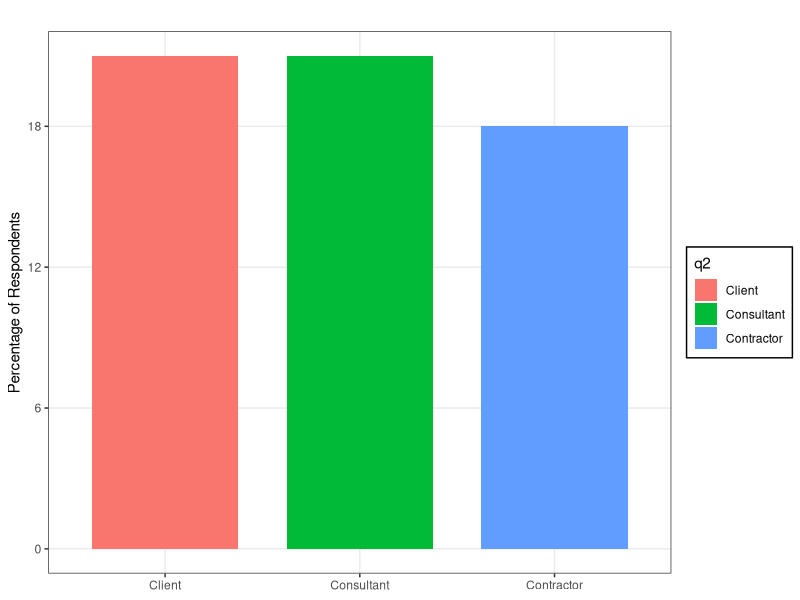
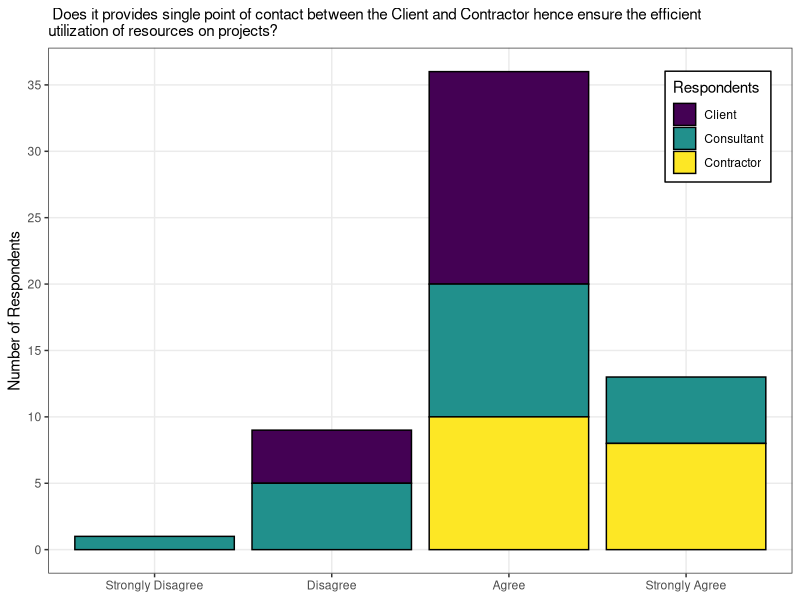
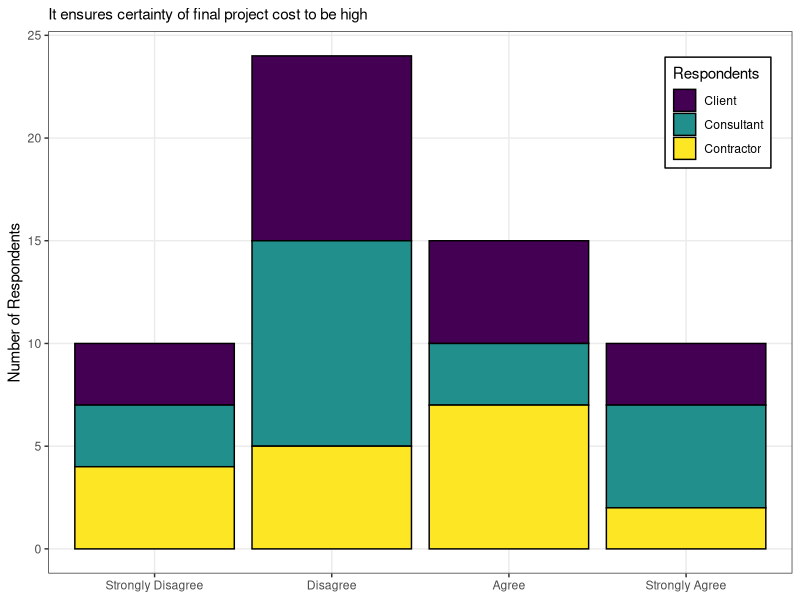
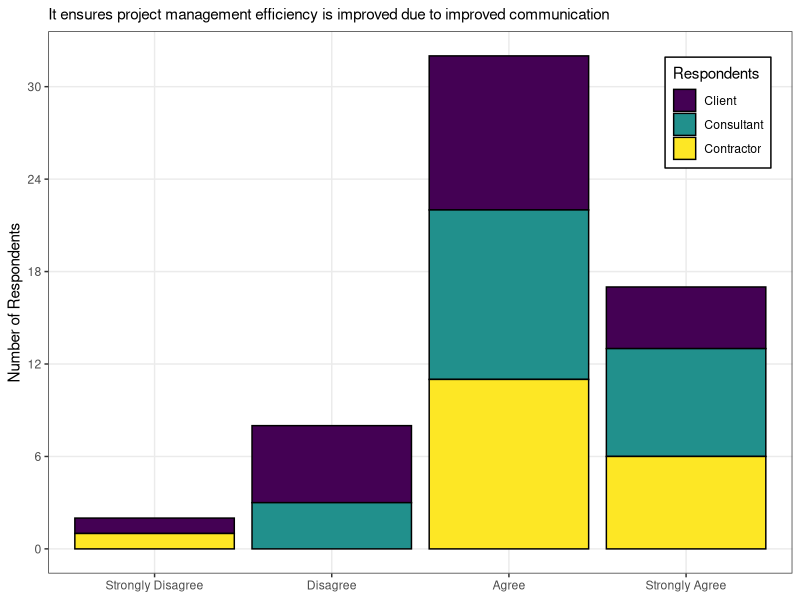
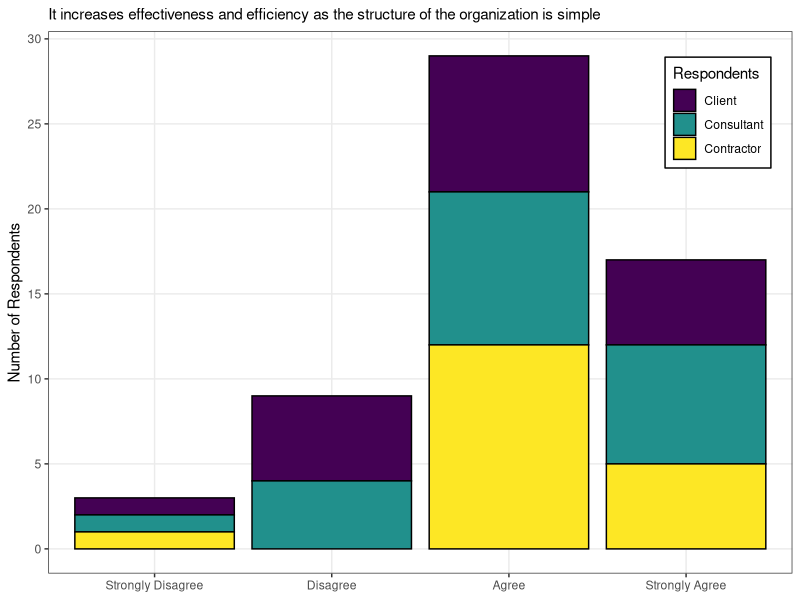
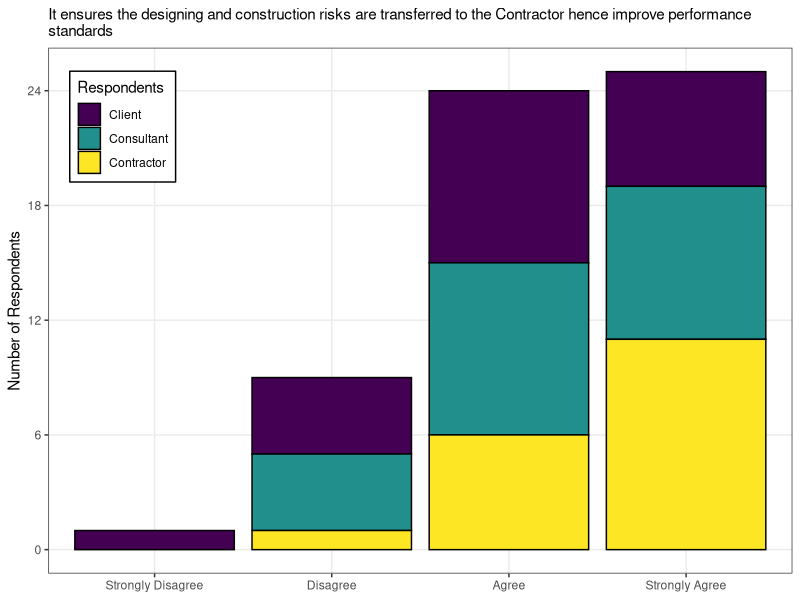
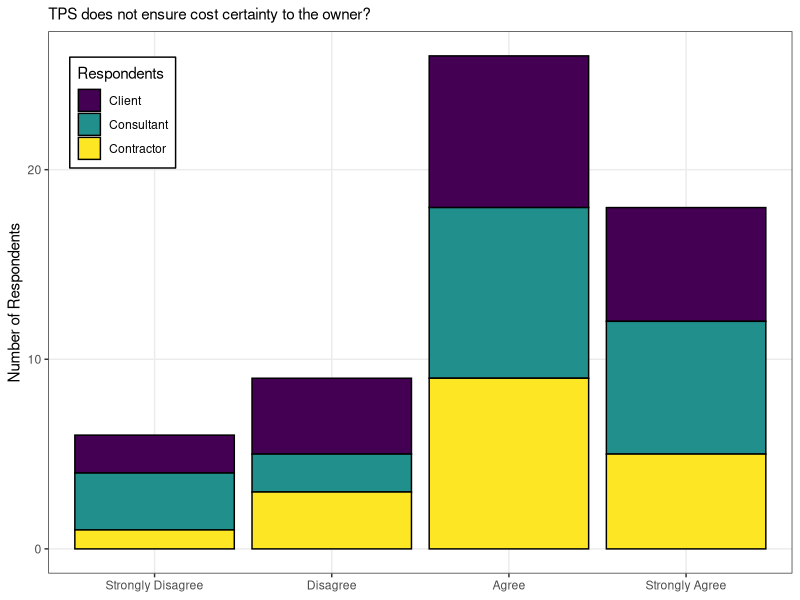
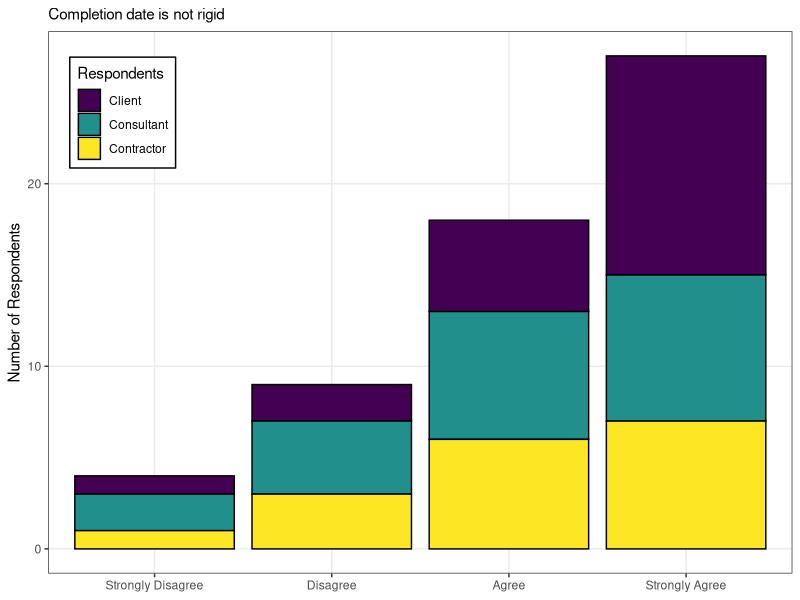

The R script that drew these images, in order:
## ---- chunk 1
knitr::opts_chunk$set(echo = FALSE)
## ---- chunk 2
setwd("E:/Data Manipulation/Ian Nyeme/")
## ---- chunk 3
require(haven)
require(tidyverse)
require(lubridate)
require(ggsci)
require(RColorBrewer)
## ---- chunk 4
# read the file
db = readxl::read_excel("Questionnaire responses 12082018.xlsx", sheet = 1)

# remove unwanted columns
# db = db[,-c(8,59:61)]

# da = db%>%select(-c('X8', 'X59','X60', 'X61'))
# rm(list = setdiff(ls(), "db"))

code1 = c("Strongly Disagree", "Disagree", "Agree", "Strongly Agree")
code2 = c("Very low", "Low", "Moderate", "High", "Very High")
## ---- chunk 5
# glimpse(db)
variable.names = names(db)

names(db) = rep(paste("q",1:57, sep = ""))

index = data_frame(variable.names, names(db))%>%select(question = `names(db)`, long.question = variable.names)


## ---- chunk 6
db%>%group_by(q3)%>%summarise(count = n())%>%mutate(Percentage = count/sum(count)*100)%>%rename(Age.group = q3)%>%knitr::kable(digits = 2, caption = "Table 1: ")


ggplot(data = db, aes(x = q2, fill = q2), col = 1)+geom_bar(width = 0.75)+scale_y_continuous(breaks = seq(0,25,6))+
  theme_bw()+
  theme(legend.position = "right",  
        legend.background = element_rect(colour = "black"),
        panel.grid.minor.y = element_blank())+
  labs(x = NULL, y = "Percentage of Respondents", 
       subtitle = "")
## ---- chunk 7
db$q2 = as.factor(db$q2)

#plot for question 8
ggplot(data = db, aes(x = q8, fill = q2))+
  geom_bar(col = 1)+
  scale_x_discrete(limits = code1)+
  # scale_fill_discrete(name = "Respondents")+
  # scale_fill_brewer(name = "Respondents",palette = "Dark2")+
  # scale_fill_jco(name = "Respondents")+
  scale_fill_viridis_d(name = "Respondents")+
  scale_y_continuous(breaks = seq(0,40,5))+
  theme_bw()+
  theme(legend.position = c(0.9,0.85),  
        legend.background = element_rect(colour = "black"),
        panel.grid.minor.y = element_blank())+
  labs(x = NULL, y = "Number of Respondents", 
       subtitle = " Does it provides single point of contact between the Client and Contractor hence ensure the efficient \nutilization of resources on projects?")
  
  
## ---- chunk 8

#plot for question 8
ggplot(data = db, aes(x = q9, fill = q2))+
  geom_bar(col = 1)+
  scale_x_discrete(limits = code1)+
  # scale_fill_discrete(name = "Respondents")+
  # scale_fill_brewer(name = "Respondents",palette = "Dark2")+
  # scale_fill_jco(name = "Respondents")+
  scale_fill_viridis_d(name = "Respondents")+
  scale_y_continuous(breaks = seq(0,25,5))+
  theme_bw()+
  theme(legend.position = c(0.9,0.85),  
        legend.background = element_rect(colour = "black"),
        panel.grid.minor.y = element_blank())+
  labs(x = NULL, y = "Number of Respondents", 
       subtitle = "It ensures certainty of final project cost to be high")
  
  
## ---- chunk 9

#plot for question 8
ggplot(data = db, aes(x = q10, fill = q2))+
  geom_bar(col = 1)+
  scale_x_discrete(limits = code1)+
  # scale_fill_discrete(name = "Respondents")+
  # scale_fill_brewer(name = "Respondents",palette = "Dark2")+
  # scale_fill_jco(name = "Respondents")+
  scale_fill_viridis_d(name = "Respondents")+
  scale_y_continuous(breaks = seq(0,35,6))+
  theme_bw()+
  theme(legend.position = c(0.9,0.85),  
        legend.background = element_rect(colour = "black"),
        panel.grid.minor.y = element_blank())+
  labs(x = NULL, y = "Number of Respondents", 
       subtitle = "It ensures project management efficiency is improved due to improved communication")
  
  
## ---- chunk 10

#plot for question 8
ggplot(data = db, aes(x = q11, fill = q2))+
  geom_bar(col = 1)+
  scale_x_discrete(limits = code1)+
  # scale_fill_discrete(name = "Respondents")+
  # scale_fill_brewer(name = "Respondents",palette = "Dark2")+
  # scale_fill_jco(name = "Respondents")+
  scale_fill_viridis_d(name = "Respondents")+
  scale_y_continuous(breaks = seq(0,30,5))+
  theme_bw()+
  theme(legend.position = c(0.9,0.85),  
        legend.background = element_rect(colour = "black"),
        panel.grid.minor.y = element_blank())+
  labs(x = NULL, y = "Number of Respondents", 
       subtitle = "It increases effectiveness and efficiency as the structure of the organization is simple")
  
  
## ---- chunk 11

#plot for question 8
ggplot(data = db, aes(x = q12, fill = q2))+
  geom_bar(col = 1)+
  scale_x_discrete(limits = code1)+
  # scale_fill_discrete(name = "Respondents")+
  # scale_fill_brewer(name = "Respondents",palette = "Dark2")+
  # scale_fill_jco(name = "Respondents")+
  scale_fill_viridis_d(name = "Respondents")+
  scale_y_continuous(breaks = seq(0,25,6))+
  theme_bw()+
  theme(legend.position = c(0.1,0.85),  
        legend.background = element_rect(colour = "black"),
        panel.grid.minor.y = element_blank())+
  labs(x = NULL, y = "Number of Respondents", 
       subtitle = "It ensures the designing and construction risks are transferred to the Contractor hence improve performance \nstandards")
  
  
## ---- chunk 12

#plot for question 8
ggplot(data = db%>%mutate(q13 = replace(q13,q13==5,4)), 
       aes(x = q13, fill = q2))+
  geom_bar(col = 1)+
  scale_x_discrete(limits = code1)+
  # scale_fill_discrete(name = "Respondents")+
  # scale_fill_brewer(name = "Respondents",palette = "Dark2")+
  # scale_fill_jco(name = "Respondents")+
  scale_fill_viridis_d(name = "Respondents")+
  # scale_y_continuous(breaks = seq(0,25,6))+
  theme_bw()+
  theme(legend.position = c(0.1,0.85),  
        legend.background = element_rect(colour = "black"),
        panel.grid.minor.y = element_blank())+
  labs(x = NULL, y = "Number of Respondents", 
       subtitle = "TPS does not ensure cost certainty to the owner?")
  
  
## ---- chunk 13

#plot for question 8
ggplot(data = db%>%mutate(q14 = replace(q14,q14==5,4)), 
       aes(x = q14, fill = q2))+
  geom_bar(col = 1)+
  scale_x_discrete(limits = code1)+
  # scale_fill_discrete(name = "Respondents")+
  # scale_fill_brewer(name = "Respondents",palette = "Dark2")+
  # scale_fill_jco(name = "Respondents")+
  scale_fill_viridis_d(name = "Respondents")+
  # scale_y_continuous(breaks = seq(0,25,6))+
  theme_bw()+
  theme(legend.position = c(0.1,0.85),  
        legend.background = element_rect(colour = "black"),
        panel.grid.minor.y = element_blank())+
  labs(x = NULL, y = "Number of Respondents", 
       subtitle = "Completion date is not rigid")
  
  
## ---- chunk 14

#plot for question 8
ggplot(data = db%>%mutate(q15 = replace(q15,q15==5,4)), 
       aes(x = q15, fill = q2))+
  geom_bar(col = 1)+
  scale_x_discrete(limits = code1)+
  # scale_fill_discrete(name = "Respondents")+
  # scale_fill_brewer(name = "Respondents",palette = "Dark2")+
  # scale_fill_jco(name = "Respondents")+
  scale_fill_viridis_d(name = "Respondents")+
  # scale_y_continuous(breaks = seq(0,25,6))+
  theme_bw()+
  theme(legend.position = c(0.1,0.85),  
        legend.background = element_rect(colour = "black"),
        panel.grid.minor.y = element_blank())+
  labs(x = NULL, y = "Number of Respondents", 
       subtitle = "Stipulated price is not rigid")
  
  
## ---- chunk 15

#plot for question 8
ggplot(data = db%>%mutate(q16 = replace(q16,q16==5,4)), 
       aes(x = q16, fill = q2))+
  geom_bar(col = 1)+
  scale_x_discrete(limits = code1)+
  # scale_fill_discrete(name = "Respondents")+
  # scale_fill_brewer(name = "Respondents",palette = "Dark2")+
  # scale_fill_jco(name = "Respondents")+
  scale_fill_viridis_d(name = "Respondents")+
  # scale_y_continuous(breaks = seq(0,25,6))+
  theme_bw()+
  theme(legend.position = c(0.1,0.85),  
        legend.background = element_rect(colour = "black"),
        panel.grid.minor.y = element_blank())+
  labs(x = NULL, y = "Number of Respondents", 
       subtitle = "Design should be completed before tendering")
  
  
## ---- chunk 16

#plot for question 17
ggplot(data = db%>%mutate(q17 = replace(q17,q17==5,4)), 
       aes(x = q17, fill = q2))+
  geom_bar(col = 1)+
  scale_x_discrete(limits = code1)+
  # scale_fill_discrete(name = "Respondents")+
  # scale_fill_brewer(name = "Respondents",palette = "Dark2")+
  # scale_fill_jco(name = "Respondents")+
  scale_fill_viridis_d(name = "Respondents")+
  # scale_y_continuous(breaks = seq(0,25,6))+
  theme_bw()+
  theme(legend.position = c(0.1,0.85),  
        legend.background = element_rect(colour = "black"),
        panel.grid.minor.y = element_blank())+
  labs(x = NULL, y = "Number of Respondents", 
       subtitle = "Cost overrun due to new design and specification")
  
  
## ---- chunk 17

#plot for question 18
ggplot(data = db%>%mutate(q18 = replace(q18,q18==5,4)), 
       aes(x = q18, fill = q2))+
  geom_bar(col = 1)+
  scale_x_discrete(limits = code1)+
  # scale_fill_discrete(name = "Respondents")+
  # scale_fill_brewer(name = "Respondents",palette = "Dark2")+
  # scale_fill_jco(name = "Respondents")+
  scale_fill_viridis_d(name = "Respondents")+
  # scale_y_continuous(breaks = seq(0,25,6))+
  theme_bw()+
  theme(legend.position = c(0.1,0.85),  
        legend.background = element_rect(colour = "black"),
        panel.grid.minor.y = element_blank())+
  labs(x = NULL, y = "Number of Respondents", 
       subtitle = "Cost overrun due to quantities and variation of price factors")
  
  
## ---- chunk 18

#plot for question 19
ggplot(data = db%>%mutate(q19 = replace(q19,q19==5,4)), 
       aes(x = q19, fill = q2))+
  geom_bar(col = 1)+
  scale_x_discrete(limits = code1)+
  # scale_fill_discrete(name = "Respondents")+
  # scale_fill_brewer(name = "Respondents",palette = "Dark2")+
  # scale_fill_jco(name = "Respondents")+
  scale_fill_viridis_d(name = "Respondents")+
  # scale_y_continuous(breaks = seq(0,25,6))+
  theme_bw()+
  theme(legend.position = c(0.1,0.85),  
        legend.background = element_rect(colour = "black"),
        panel.grid.minor.y = element_blank())+
  labs(x = NULL, y = "Number of Respondents", 
       subtitle = index[19,2])
  
  
## ---- chunk 19

#plot for question 20
ggplot(data = db%>%mutate(q20 = replace(q20,q20==5,4)), 
       aes(x = q20, fill = q2))+
  geom_bar(col = 1)+
  scale_x_discrete(limits = code1)+
  # scale_fill_discrete(name = "Respondents")+
  # scale_fill_brewer(name = "Respondents",palette = "Dark2")+
  # scale_fill_jco(name = "Respondents")+
  scale_fill_viridis_d(name = "Respondents")+
  # scale_y_continuous(breaks = seq(0,25,6))+
  theme_bw()+
  theme(legend.position = c(0.1,0.85),  
        legend.background = element_rect(colour = "black"),
        panel.grid.minor.y = element_blank())+
  labs(x = NULL, y = "Number of Respondents", 
       subtitle = index[20,2])
  
  
## ---- chunk 20

#plot for question 21
ggplot(data = db%>%mutate(q21 = replace(q21,q21==5,4)), 
       aes(x = q21, fill = q2))+
  geom_bar(col = 1)+
  scale_x_discrete(limits = code1)+
  # scale_fill_discrete(name = "Respondents")+
  # scale_fill_brewer(name = "Respondents",palette = "Dark2")+
  # scale_fill_jco(name = "Respondents")+
  scale_fill_viridis_d(name = "Respondents")+
  # scale_y_continuous(breaks = seq(0,25,6))+
  theme_bw()+
  theme(legend.position = c(0.1,0.85),  
        legend.background = element_rect(colour = "black"),
        panel.grid.minor.y = element_blank())+
  labs(x = NULL, y = "Number of Respondents", 
       subtitle = index[21,2])
  
  
## ---- chunk 21

#plot for question 22
ggplot(data = db%>%mutate(q22 = replace(q22,q22==5,4)), 
       aes(x = q22, fill = q2))+
    geom_bar(col = 1)+
  scale_x_discrete(limits = code1)+
  # scale_fill_discrete(name = "Respondents")+
  # scale_fill_brewer(name = "Respondents",palette = "Dark2")+
  # scale_fill_jco(name = "Respondents")+
  scale_fill_viridis_d(name = "Respondents")+
  # scale_y_continuous(breaks = seq(0,25,6))+
  theme_bw()+
  theme(legend.position = c(0.1,0.85),  
        legend.background = element_rect(colour = "black"),
        panel.grid.minor.y = element_blank())+
  labs(x = NULL, y = "Number of Respondents", 
       subtitle = index[22,2])
  
  
## ---- chunk 22

#plot for question 22
ggplot(data = db%>%mutate(q23 = replace(q23,q23==5,4)), 
       aes(x = q23, fill = q2))+
    geom_bar(col = 1)+
  scale_x_discrete(limits = code1)+
  # scale_fill_discrete(name = "Respondents")+
  # scale_fill_brewer(name = "Respondents",palette = "Dark2")+
  # scale_fill_jco(name = "Respondents")+
  scale_fill_viridis_d(name = "Respondents")+
  # scale_y_continuous(breaks = seq(0,25,6))+
  theme_bw()+
  theme(legend.position = c(0.1,0.85),  
        legend.background = element_rect(colour = "black"),
        panel.grid.minor.y = element_blank())+
  labs(x = NULL, y = "Number of Respondents", 
       subtitle = index[23,2])
  
  
## ---- chunk 23

#plot for question 22
ggplot(data = db%>%mutate(q24 = replace(q24,q24==5,4)), 
       aes(x = q24, fill = q2))+
    geom_bar(col = 1)+
  scale_x_discrete(limits = code1)+
  # scale_fill_discrete(name = "Respondents")+
  # scale_fill_brewer(name = "Respondents",palette = "Dark2")+
  # scale_fill_jco(name = "Respondents")+
  scale_fill_viridis_d(name = "Respondents")+
  # scale_y_continuous(breaks = seq(0,25,6))+
  theme_bw()+
  theme(legend.position = c(0.1,0.85),  
        legend.background = element_rect(colour = "black"),
        panel.grid.minor.y = element_blank())+
  labs(x = NULL, y = "Number of Respondents", 
       subtitle = index[24,2])
  
  
## ---- chunk 24

#plot for question 22
ggplot(data = db%>%mutate(q25 = replace(q25,q25==5,4)), 
       aes(x = q25, fill = q2))+
    geom_bar(col = 1, position = "stack", width = .9)+
  scale_x_discrete(limits = code1)+
  # scale_fill_discrete(name = "Respondents")+
  # scale_fill_brewer(name = "Respondents",palette = "Dark2")+
  # scale_fill_jco(name = "Respondents")+
  scale_fill_viridis_d(name = "Respondents")+
  # scale_y_continuous(breaks = seq(0,25,6))+
  theme_bw()+
  theme(legend.position = c(0.1,0.85),  
        legend.background = element_rect(colour = "black"),
        panel.grid.minor.y = element_blank())+
  labs(x = NULL, y = "Number of Respondents", 
       subtitle = index[25,2])
  
  
## ---- chunk 25

#plot for question 22
ggplot(data = db%>%mutate(q26 = replace(q26,q26==5,4)), 
       aes(x = q26, fill = q2))+
    geom_bar(col = 1, position = "stack", width = .9)+
  scale_x_discrete(limits = code1)+
  # scale_fill_discrete(name = "Respondents")+
  # scale_fill_brewer(name = "Respondents",palette = "Dark2")+
  # scale_fill_jco(name = "Respondents")+
  scale_fill_viridis_d(name = "Respondents")+
  # scale_y_continuous(breaks = seq(0,25,6))+
  theme_bw()+
  theme(legend.position = c(0.1,0.85),  
        legend.background = element_rect(colour = "black"),
        panel.grid.minor.y = element_blank())+
  labs(x = NULL, y = "Number of Respondents", 
       subtitle = index[26,2])
  
  
## ---- chunk 26

#plot for question 22
ggplot(data = db%>%mutate(q27 = replace(q27,q27==5,4)), 
       aes(x = q27, fill = q2))+
    geom_bar(col = 1, position = "stack", width = .9)+
  scale_x_discrete(limits = code1)+
  # scale_fill_discrete(name = "Respondents")+
  # scale_fill_brewer(name = "Respondents",palette = "Dark2")+
  # scale_fill_jco(name = "Respondents")+
  scale_fill_viridis_d(name = "Respondents")+
  # scale_y_continuous(breaks = seq(0,25,6))+
  theme_bw()+
  theme(legend.position = c(0.1,0.85),  
        legend.background = element_rect(colour = "black"),
        panel.grid.minor.y = element_blank())+
  labs(x = NULL, y = "Number of Respondents", 
       subtitle = index[27,2])
  
  
## ---- chunk 27

#plot for question 22
ggplot(data = db%>%mutate(q28 = replace(q28,q28==5,4)), 
       aes(x = q28, fill = q2))+
    geom_bar(col = 1, position = "stack", width = .9)+
  scale_x_discrete(limits = code1)+
  # scale_fill_discrete(name = "Respondents")+
  # scale_fill_brewer(name = "Respondents",palette = "Dark2")+
  # scale_fill_jco(name = "Respondents")+
  scale_fill_viridis_d(name = "Respondents")+
  # scale_y_continuous(breaks = seq(0,25,6))+
  theme_bw()+
  theme(legend.position = c(0.1,0.85),  
        legend.background = element_rect(colour = "black"),
        panel.grid.minor.y = element_blank())+
  labs(x = NULL, y = "Number of Respondents", 
       subtitle = index[28,2])
  
  
## ---- chunk 28

#plot for question 22
ggplot(data = db%>%mutate(q28 = replace(q28,q28==5,4)), 
       aes(x = q28, fill = q2))+
    geom_bar(col = 1, position = "stack", width = .9)+
  scale_x_discrete(limits = code1)+
  # scale_fill_discrete(name = "Respondents")+
  # scale_fill_brewer(name = "Respondents",palette = "Dark2")+
  # scale_fill_jco(name = "Respondents")+
  scale_fill_viridis_d(name = "Respondents")+
  # scale_y_continuous(breaks = seq(0,25,6))+
  theme_bw()+
  theme(legend.position = c(0.1,0.85),  
        legend.background = element_rect(colour = "black"),
        panel.grid.minor.y = element_blank())+
  labs(x = NULL, y = "Number of Respondents", 
       subtitle = index[28,2])
  
  
## ---- chunk 29

#plot for question 22
ggplot(data = db%>%mutate(q29 = replace(q29,q29==5,4)), 
       aes(x = q29, fill = q2))+
    geom_bar(col = 1, position = "stack", width = .9)+
  scale_x_discrete(limits = code1)+
  # scale_fill_discrete(name = "Respondents")+
  # scale_fill_brewer(name = "Respondents",palette = "Dark2")+
  # scale_fill_jco(name = "Respondents")+
  scale_fill_viridis_d(name = "Respondents")+
  # scale_y_continuous(breaks = seq(0,25,6))+
  theme_bw()+
  theme(legend.position = c(0.1,0.85),  
        legend.background = element_rect(colour = "black"),
        panel.grid.minor.y = element_blank())+
  labs(x = NULL, y = "Number of Respondents", 
       subtitle = index[29,2])


## ---- chunk 30

#plot for question 22
ggplot(data = db%>%mutate(q30 = replace(q30,q30==5,4)), 
       aes(x = q30, fill = q2))+
    geom_bar(col = 1, position = "stack", width = .9)+
  scale_x_discrete(limits = code1)+
  # scale_fill_discrete(name = "Respondents")+
  # scale_fill_brewer(name = "Respondents",palette = "Dark2")+
  # scale_fill_jco(name = "Respondents")+
  scale_fill_viridis_d(name = "Respondents")+
  # scale_y_continuous(breaks = seq(0,25,6))+
  theme_bw()+
  theme(legend.position = c(0.1,0.85),  
        legend.background = element_rect(colour = "black"),
        panel.grid.minor.y = element_blank())+
  labs(x = NULL, y = "Number of Respondents", 
       subtitle = index[30,2])

## how to convert count to percentage
aa = db%>%mutate(q30 = replace(q30,q30==5,4))%>%group_by(q2,q30)%>%count()

data.frame(aa, perc= aa$n%>%
             prop.table()*100)%>%
  ggplot()+
  geom_col(aes(x = q30, y = perc, fill = q2), col = 1)+
  scale_x_discrete(limits = code1)+
  scale_fill_viridis_d(name = "Respondents")+
  scale_y_continuous(breaks = seq(0,44,8))+
  theme_bw()+
  # cowplot::theme_cowplot()+
  theme(legend.position = c(0.1,0.85),  
        legend.background = element_rect(colour = "black"),
        panel.grid.minor.y = element_blank())+
  labs(x = NULL, y = "Percent of Respondents", 
       subtitle = index[30,2])
  
  
## ---- chunk 31

#plot for question 22
ggplot(data = db, 
       aes(x = q31, fill = q2))+
    geom_bar(col = 1, position = "stack", width = .9)+
  scale_x_discrete(limits = code2)+
  # scale_fill_discrete(name = "Respondents")+
  # scale_fill_brewer(name = "Respondents",palette = "Dark2")+
  # scale_fill_jco(name = "Respondents")+
  scale_fill_viridis_d(name = "Respondents")+
  # scale_y_continuous(breaks = seq(0,25,6))+
  theme_bw()+
  theme(legend.position = c(0.9,0.85),  
        legend.background = element_rect(colour = "black"),
        panel.grid.minor.y = element_blank())+
  labs(x = NULL, y = "Number of Respondents", 
       subtitle = index[31,2])

## how to convert count to percentage
aa = db%>%group_by(q2,q31)%>%count()

data.frame(aa, perc= aa$n%>%
             prop.table()*100)%>%
  ggplot()+
  geom_col(aes(x = q31, y = perc, fill = q2), col = 1)+
  scale_x_discrete(limits = code2)+
  scale_fill_viridis_d(name = "Respondents")+
  scale_y_continuous(breaks = seq(0,44,8))+
  theme_bw()+
  # cowplot::theme_cowplot()+
  theme(legend.position = c(0.9,0.85),  
        legend.background = element_rect(colour = "black"),
        panel.grid.minor.y = element_blank())+
  labs(x = NULL, y = "Percent of Respondents", 
       subtitle = index[31,2])
  
  
## ---- chunk 32

#plot for question 22
ggplot(data = db, 
       aes(x = q32, fill = q2))+
    geom_bar(col = 1, position = "stack", width = .9)+
  scale_x_discrete(limits = code2)+
  # scale_fill_discrete(name = "Respondents")+
  # scale_fill_brewer(name = "Respondents",palette = "Dark2")+
  # scale_fill_jco(name = "Respondents")+
  scale_fill_viridis_d(name = "Respondents")+
  scale_y_continuous(breaks = seq(0,15,3))+
  theme_bw()+
  theme(legend.position = c(0.9,0.85),  
        legend.background = element_rect(colour = "black"),
        panel.grid.minor.y = element_blank())+
  labs(x = NULL, y = "Number of Respondents", 
       subtitle = index[32,2])

## how to convert count to percentage
aa = db%>%group_by(q2,q32)%>%count()

data.frame(aa, perc= aa$n%>%
             prop.table()*100)%>%
  ggplot()+
  geom_col(aes(x = q32, y = perc, fill = q2), col = 1)+
  scale_x_discrete(limits = code2)+
  scale_fill_viridis_d(name = "Respondents")+
  scale_y_continuous(breaks = seq(0,28,6))+
  theme_bw()+
  # cowplot::theme_cowplot()+
  theme(legend.position = c(0.9,0.85),  
        legend.background = element_rect(colour = "black"),
        panel.grid.minor.y = element_blank())+
  labs(x = NULL, y = "Percent of Respondents", 
       subtitle = index[32,2])
  
  
## ---- chunk 33

#plot for question 22
ggplot(data = db, 
       aes(x = q33, fill = q2))+
    geom_bar(col = 1, position = "stack", width = .9)+
  scale_x_discrete(limits = code2)+
  # scale_fill_discrete(name = "Respondents")+
  # scale_fill_brewer(name = "Respondents",palette = "Dark2")+
  # scale_fill_jco(name = "Respondents")+
  scale_fill_viridis_d(name = "Respondents")+
  scale_y_continuous(breaks = seq(0,15,3))+
  theme_bw()+
  theme(legend.position = c(0.9,0.85),  
        legend.background = element_rect(colour = "black"),
        panel.grid.minor.y = element_blank())+
  labs(x = NULL, y = "Number of Respondents", 
       subtitle = index[33,2])

## how to convert count to percentage
aa = db%>%group_by(q2,q33)%>%count()

data.frame(aa, perc= aa$n%>%
             prop.table()*100)%>%
  ggplot()+
  geom_col(aes(x = q33, y = perc, fill = q2), col = 1)+
  scale_x_discrete(limits = code2)+
  scale_fill_viridis_d(name = "Respondents")+
  scale_y_continuous(breaks = seq(0,30,6))+
  theme_bw()+
  # cowplot::theme_cowplot()+
  theme(legend.position = c(0.9,0.85),  
        legend.background = element_rect(colour = "black"),
        panel.grid.minor.y = element_blank())+
  labs(x = NULL, y = "Percent of Respondents", 
       subtitle = index[33,2])
  
  
## ---- chunk 34


#plot for question 22
ggplot(data = db, 
       aes(x = q34, fill = q2))+
    geom_bar(col = 1, position = "stack", width = .9)+
  scale_x_discrete(limits = code2)+
  # scale_fill_discrete(name = "Respondents")+
  # scale_fill_brewer(name = "Respondents",palette = "Dark2")+
  # scale_fill_jco(name = "Respondents")+
  scale_fill_viridis_d(name = "Respondents")+
  scale_y_continuous(breaks = seq(0,15,3))+
  theme_bw()+
  theme(legend.position = c(0.1,0.85),  
        legend.background = element_rect(colour = "black"),
        panel.grid.minor.y = element_blank())+
  labs(x = NULL, y = "Number of Respondents", 
       subtitle = index[34,2])

## how to convert count to percentage
aa = db%>%group_by(q2,q34)%>%count()

data.frame(aa, perc= aa$n%>%
             prop.table()*100)%>%
  ggplot()+
  geom_col(aes(x = q34, y = perc, fill = q2), col = 1)+
  scale_x_discrete(limits = code2)+
  scale_fill_viridis_d(name = "Respondents")+
  scale_y_continuous(breaks = seq(0,28,6))+
  theme_bw()+
  # cowplot::theme_cowplot()+
  theme(legend.position = c(0.1,0.85),  
        legend.background = element_rect(colour = "black"),
        panel.grid.minor.y = element_blank())+
  labs(x = NULL, y = "Percent of Respondents", 
       subtitle = index[34,2])
  
  
## ---- chunk 35

#plot for question 22
ggplot(data = db, 
       aes(x = q35, fill = q2))+
    geom_bar(col = 1, position = "stack", width = .9)+
  scale_x_discrete(limits = code2)+
  # scale_fill_discrete(name = "Respondents")+
  # scale_fill_brewer(name = "Respondents",palette = "Dark2")+
  # scale_fill_jco(name = "Respondents")+
  scale_fill_viridis_d(name = "Respondents")+
  scale_y_continuous(breaks = seq(0,25,4))+
  theme_bw()+
  theme(legend.position = c(0.1,0.85),  
        legend.background = element_rect(colour = "black"),
        panel.grid.minor.y = element_blank())+
  labs(x = NULL, y = "Number of Respondents", 
       subtitle = index[35,2])

## how to convert count to percentage
aa = db%>%group_by(q2,q35)%>%count()

data.frame(aa, perc= aa$n%>%
             prop.table()*100)%>%
  ggplot()+
  geom_col(aes(x = q35, y = perc, fill = q2), col = 1)+
  scale_x_discrete(limits = code2)+
  scale_fill_viridis_d(name = "Respondents")+
  scale_y_continuous(breaks = seq(0,42,6))+
  theme_bw()+
  # cowplot::theme_cowplot()+
  theme(legend.position = c(0.1,0.85),  
        legend.background = element_rect(colour = "black"),
        panel.grid.minor.y = element_blank())+
  labs(x = NULL, y = "Percent of Respondents", 
       subtitle = index[35,2])
  
  
## ---- chunk 36

#plot for question 22
ggplot(data = db, 
       aes(x = q36, fill = q2))+
    geom_bar(col = 1, position = "stack", width = .9)+
  scale_x_discrete(limits = code2)+
  # scale_fill_discrete(name = "Respondents")+
  # scale_fill_brewer(name = "Respondents",palette = "Dark2")+
  # scale_fill_jco(name = "Respondents")+
  scale_fill_viridis_d(name = "Respondents")+
  scale_y_continuous(breaks = seq(0,22,3))+
  theme_bw()+
  theme(legend.position = c(0.9,0.85),  
        legend.background = element_rect(colour = "black"),
        panel.grid.minor.y = element_blank())+
  labs(x = NULL, y = "Number of Respondents", 
       subtitle = index[36,2])

## how to convert count to percentage
aa = db%>%group_by(q2,q36)%>%count()

data.frame(aa, perc= aa$n%>%
             prop.table()*100)%>%
  ggplot()+
  geom_col(aes(x = q36, y = perc, fill = q2), col = 1)+
  scale_x_discrete(limits = code2)+
  scale_fill_viridis_d(name = "Respondents")+
  scale_y_continuous(breaks = seq(0,36,6))+
  theme_bw()+
  # cowplot::theme_cowplot()+
  theme(legend.position = c(0.9,0.85),  
        legend.background = element_rect(colour = "black"),
        panel.grid.minor.y = element_blank())+
  labs(x = NULL, y = "Percent of Respondents", 
       subtitle = index[36,2])
  
  
## ---- chunk 37

#plot for question 22
ggplot(data = db, 
       aes(x = q37, fill = q2))+
    geom_bar(col = 1, position = "stack", width = .9)+
  scale_x_discrete(limits = code2)+
  # scale_fill_discrete(name = "Respondents")+
  # scale_fill_brewer(name = "Respondents",palette = "Dark2")+
  # scale_fill_jco(name = "Respondents")+
  scale_fill_viridis_d(name = "Respondents")+
  scale_y_continuous(breaks = seq(0,14,2))+
  theme_bw()+
  theme(legend.position = c(0.9,0.85),  
        legend.background = element_rect(colour = "black"),
        panel.grid.minor.y = element_blank())+
  labs(x = NULL, y = "Number of Respondents", 
       subtitle = index[37,2])

## how to convert count to percentage
aa = db%>%group_by(q2,q37)%>%count()

data.frame(aa, perc= aa$n%>%
             prop.table()*100)%>%
  ggplot()+
  geom_col(aes(x = q37, y = perc, fill = q2), col = 1)+
  scale_x_discrete(limits = code2)+
  scale_fill_viridis_d(name = "Respondents")+
  scale_y_continuous(breaks = seq(0,28,6))+
  theme_bw()+
  # cowplot::theme_cowplot()+
  theme(legend.position = c(0.9,0.85),  
        legend.background = element_rect(colour = "black"),
        panel.grid.minor.y = element_blank())+
  labs(x = NULL, y = "Percent of Respondents", 
       subtitle = index[37,2])
  
  
## ---- chunk 38

#plot for question 22
ggplot(data = db, 
       aes(x = q38, fill = q2))+
    geom_bar(col = 1, position = "stack", width = .9)+
  scale_x_discrete(limits = code2)+
  # scale_fill_discrete(name = "Respondents")+
  # scale_fill_brewer(name = "Respondents",palette = "Dark2")+
  # scale_fill_jco(name = "Respondents")+
  scale_fill_viridis_d(name = "Respondents")+
  scale_y_continuous(breaks = seq(0,15,2))+
  theme_bw()+
  theme(legend.position = c(0.1,0.85),  
        legend.background = element_rect(colour = "black"),
        panel.grid.minor.y = element_blank())+
  labs(x = NULL, y = "Number of Respondents", 
       subtitle = index[38,2])

## how to convert count to percentage
aa = db%>%group_by(q2,q38)%>%count()

data.frame(aa, perc= aa$n%>%
             prop.table()*100)%>%
  ggplot()+
  geom_col(aes(x = q38, y = perc, fill = q2), col = 1)+
  scale_x_discrete(limits = code2)+
  scale_fill_viridis_d(name = "Respondents")+
  scale_y_continuous(breaks = seq(0,28,6))+
  theme_bw()+
  # cowplot::theme_cowplot()+
  theme(legend.position = c(0.1,0.85),  
        legend.background = element_rect(colour = "black"),
        panel.grid.minor.y = element_blank())+
  labs(x = NULL, y = "Percent of Respondents", 
       subtitle = index[38,2])
  
  
## ---- chunk 39

#plot for question 22
ggplot(data = db, 
       aes(x = q39, fill = q2))+
    geom_bar(col = 1, position = "stack", width = .9)+
  scale_x_discrete(limits = code2)+
  # scale_fill_discrete(name = "Respondents")+
  # scale_fill_brewer(name = "Respondents",palette = "Dark2")+
  # scale_fill_jco(name = "Respondents")+
  scale_fill_viridis_d(name = "Respondents")+
  scale_y_continuous(breaks = seq(0,25,4))+
  theme_bw()+
  theme(legend.position = c(0.9,0.85),  
        legend.background = element_rect(colour = "black"),
        panel.grid.minor.y = element_blank())+
  labs(x = NULL, y = "Number of Respondents", 
       subtitle = index[39,2])

## how to convert count to percentage
aa = db%>%group_by(q2,q39)%>%count()

data.frame(aa, perc= aa$n%>%
             prop.table()*100)%>%
  ggplot()+
  geom_col(aes(x = q39, y = perc, fill = q2), col = 1)+
  scale_x_discrete(limits = code2)+
  scale_fill_viridis_d(name = "Respondents")+
  scale_y_continuous(breaks = seq(0,42,6))+
  theme_bw()+
  # cowplot::theme_cowplot()+
  theme(legend.position = c(0.9,0.85),  
        legend.background = element_rect(colour = "black"),
        panel.grid.minor.y = element_blank())+
  labs(x = NULL, y = "Percent of Respondents", 
       subtitle = index[39,2])
  
  
## ---- chunk 40

#plot for question 22
ggplot(data = db, 
       aes(x = q40, fill = q2))+
    geom_bar(col = 1, position = "stack", width = .9)+
  scale_x_discrete(limits = code2)+
  # scale_fill_discrete(name = "Respondents")+
  # scale_fill_brewer(name = "Respondents",palette = "Dark2")+
  # scale_fill_jco(name = "Respondents")+
  scale_fill_viridis_d(name = "Respondents")+
  scale_y_continuous(breaks = seq(0,15,3))+
  theme_bw()+
  theme(legend.position = c(0.1,0.85),  
        legend.background = element_rect(colour = "black"),
        panel.grid.minor.y = element_blank())+
  labs(x = NULL, y = "Number of Respondents", 
       subtitle = index[40,2])

## how to convert count to percentage
aa = db%>%group_by(q2,q40)%>%count()

data.frame(aa, perc= aa$n%>%
             prop.table()*100)%>%
  ggplot()+
  geom_col(aes(x = q40, y = perc, fill = q2), col = 1)+
  scale_x_discrete(limits = code2)+
  scale_fill_viridis_d(name = "Respondents")+
  scale_y_continuous(breaks = seq(0,28,6))+
  theme_bw()+
  # cowplot::theme_cowplot()+
  theme(legend.position = c(0.1,0.85),  
        legend.background = element_rect(colour = "black"),
        panel.grid.minor.y = element_blank())+
  labs(x = NULL, y = "Percent of Respondents", 
       subtitle = index[40,2])
  
  
## ---- chunk 41

#plot for question 22
ggplot(data = db, 
       aes(x = q41, fill = q2))+
    geom_bar(col = 1, position = "stack", width = .9)+
  scale_x_discrete(limits = code2)+
  # scale_fill_discrete(name = "Respondents")+
  # scale_fill_brewer(name = "Respondents",palette = "Dark2")+
  # scale_fill_jco(name = "Respondents")+
  scale_fill_viridis_d(name = "Respondents")+
  scale_y_continuous(breaks = seq(0,15,3))+
  theme_bw()+
  theme(legend.position = c(0.1,0.85),  
        legend.background = element_rect(colour = "black"),
        panel.grid.minor.y = element_blank())+
  labs(x = NULL, y = "Number of Respondents", 
       subtitle = index[41,2])

## how to convert count to percentage
aa = db%>%group_by(q2,q41)%>%count()

data.frame(aa, perc= aa$n%>%
             prop.table()*100)%>%
  ggplot()+
  geom_col(aes(x = q41, y = perc, fill = q2), col = 1)+
  scale_x_discrete(limits = code2)+
  scale_fill_viridis_d(name = "Respondents")+
  scale_y_continuous(breaks = seq(0,28,7))+
  theme_bw()+
  # cowplot::theme_cowplot()+
  theme(legend.position = c(0.1,0.85),  
        legend.background = element_rect(colour = "black"),
        panel.grid.minor.y = element_blank())+
  labs(x = NULL, y = "Percent of Respondents", 
       subtitle = index[41,2])
  
  
## ---- chunk 42

#plot for question 22
ggplot(data = db, 
       aes(x = q42, fill = q2))+
    geom_bar(col = 1, position = "stack", width = .9)+
  scale_x_discrete(limits = code2)+
  # scale_fill_discrete(name = "Respondents")+
  # scale_fill_brewer(name = "Respondents",palette = "Dark2")+
  # scale_fill_jco(name = "Respondents")+
  scale_fill_viridis_d(name = "Respondents")+
  scale_y_continuous(breaks = seq(0,15,3))+
  theme_bw()+
  theme(legend.position = c(0.9,0.85),  
        legend.background = element_rect(colour = "black"),
        panel.grid.minor.y = element_blank())+
  labs(x = NULL, y = "Number of Respondents", 
       subtitle = index[42,2])

## how to convert count to percentage
aa = db%>%group_by(q2,q42)%>%count()

data.frame(aa, perc= aa$n%>%
             prop.table()*100)%>%
  ggplot()+
  geom_col(aes(x = q42, y = perc, fill = q2), col = 1)+
  scale_x_discrete(limits = code2)+
  scale_fill_viridis_d(name = "Respondents")+
  scale_y_continuous(breaks = seq(0,30,6))+
  theme_bw()+
  # cowplot::theme_cowplot()+
  theme(legend.position = c(0.9,0.85),  
        legend.background = element_rect(colour = "black"),
        panel.grid.minor.y = element_blank())+
  labs(x = NULL, y = "Percent of Respondents", 
       subtitle = index[42,2])
  
  
## ---- chunk 43

#plot for question 22
ggplot(data = db, 
       aes(x = q43, fill = q2))+
    geom_bar(col = 1, position = "stack", width = .9)+
  scale_x_discrete(limits = code2)+
  # scale_fill_discrete(name = "Respondents")+
  # scale_fill_brewer(name = "Respondents",palette = "Dark2")+
  # scale_fill_jco(name = "Respondents")+
  scale_fill_viridis_d(name = "Respondents")+
  scale_y_continuous(breaks = seq(0,14,2))+
  theme_bw()+
  theme(legend.position = c(0.9,0.85),  
        legend.background = element_rect(colour = "black"),
        panel.grid.minor.y = element_blank())+
  labs(x = NULL, y = "Number of Respondents", 
       subtitle = index[43,2])

## how to convert count to percentage
aa = db%>%group_by(q2,q43)%>%count()

data.frame(aa, perc= aa$n%>%
             prop.table()*100)%>%
  ggplot()+
  geom_col(aes(x = q43, y = perc, fill = q2), col = 1)+
  scale_x_discrete(limits = code2)+
  scale_fill_viridis_d(name = "Respondents")+
  scale_y_continuous(breaks = seq(0,28,6))+
  theme_bw()+
  # cowplot::theme_cowplot()+
  theme(legend.position = c(0.9,0.85),  
        legend.background = element_rect(colour = "black"),
        panel.grid.minor.y = element_blank())+
  labs(x = NULL, y = "Percent of Respondents", 
       subtitle = index[43,2])
  
  
## ---- chunk 44

#plot for question 22
ggplot(data = db, 
       aes(x = q44, fill = q2))+
    geom_bar(col = 1, position = "stack", width = .9)+
  scale_x_discrete(limits = code2)+
  # scale_fill_discrete(name = "Respondents")+
  # scale_fill_brewer(name = "Respondents",palette = "Dark2")+
  # scale_fill_jco(name = "Respondents")+
  scale_fill_viridis_d(name = "Respondents")+
  scale_y_continuous(breaks = seq(0,18,4))+
  theme_bw()+
  theme(legend.position = c(0.9,0.85),  
        legend.background = element_rect(colour = "black"),
        panel.grid.minor.y = element_blank())+
  labs(x = NULL, y = "Number of Respondents", 
       subtitle = index[44,2])

## how to convert count to percentage
aa = db%>%group_by(q2,q44)%>%count()

data.frame(aa, perc= aa$n%>%
             prop.table()*100)%>%
  ggplot()+
  geom_col(aes(x = q44, y = perc, fill = q2), col = 1)+
  scale_x_discrete(limits = code2)+
  scale_fill_viridis_d(name = "Respondents")+
  scale_y_continuous(breaks = seq(0,30,6))+
  theme_bw()+
  # cowplot::theme_cowplot()+
  theme(legend.position = c(0.9,0.85),  
        legend.background = element_rect(colour = "black"),
        panel.grid.minor.y = element_blank())+
  labs(x = NULL, y = "Percent of Respondents", 
       subtitle = index[44,2])
  
  
## ---- chunk 45

#plot for question 22
ggplot(data = db, 
       aes(x = q45, fill = q2))+
    geom_bar(col = 1, position = "stack", width = .9)+
  scale_x_discrete(limits = code2)+
  # scale_fill_discrete(name = "Respondents")+
  # scale_fill_brewer(name = "Respondents",palette = "Dark2")+
  # scale_fill_jco(name = "Respondents")+
  scale_fill_viridis_d(name = "Respondents")+
  scale_y_continuous(breaks = seq(0,16,2))+
  theme_bw()+
  theme(legend.position = c(0.9,0.85),  
        legend.background = element_rect(colour = "black"),
        panel.grid.minor.y = element_blank())+
  labs(x = NULL, y = "Number of Respondents", 
       subtitle = index[45,2])

## how to convert count to percentage
aa = db%>%group_by(q2,q45)%>%count()

data.frame(aa, perc= aa$n%>%
             prop.table()*100)%>%
  ggplot()+
  geom_col(aes(x = q45, y = perc, fill = q2), col = 1)+
  scale_x_discrete(limits = code2)+
  scale_fill_viridis_d(name = "Respondents")+
  scale_y_continuous(breaks = seq(0,28,6))+
  theme_bw()+
  # cowplot::theme_cowplot()+
  theme(legend.position = c(0.9,0.85),  
        legend.background = element_rect(colour = "black"),
        panel.grid.minor.y = element_blank())+
  labs(x = NULL, y = "Percent of Respondents", 
       subtitle = index[45,2])
  
  
## ---- chunk 46

#plot for question 22
ggplot(data = db, 
       aes(x = q46, fill = q2))+
    geom_bar(col = 1, position = "stack", width = .9)+
  scale_x_discrete(limits = code2)+
  # scale_fill_discrete(name = "Respondents")+
  # scale_fill_brewer(name = "Respondents",palette = "Dark2")+
  # scale_fill_jco(name = "Respondents")+
  scale_fill_viridis_d(name = "Respondents")+
  scale_y_continuous(breaks = seq(0,16,4))+
  theme_bw()+
  theme(legend.position = c(0.9,0.85),  
        legend.background = element_rect(colour = "black"),
        panel.grid.minor.y = element_blank())+
  labs(x = NULL, y = "Number of Respondents", 
       subtitle = index[46,2])

## how to convert count to percentage
aa = db%>%group_by(q2,q46)%>%count()

data.frame(aa, perc= aa$n%>%
             prop.table()*100)%>%
  ggplot()+
  geom_col(aes(x = q46, y = perc, fill = q2), col = 1)+
  scale_x_discrete(limits = code2)+
  scale_fill_viridis_d(name = "Respondents")+
  scale_y_continuous(breaks = seq(0,30,6))+
  theme_bw()+
  # cowplot::theme_cowplot()+
  theme(legend.position = c(0.9,0.85),  
        legend.background = element_rect(colour = "black"),
        panel.grid.minor.y = element_blank())+
  labs(x = NULL, y = "Percent of Respondents", 
       subtitle = index[46,2])
  
  
## ---- chunk 47

#plot for question 22
ggplot(data = db, 
       aes(x = q47, fill = q2))+
    geom_bar(col = 1, position = "stack", width = .9)+
  scale_x_discrete(limits = code2)+
  # scale_fill_discrete(name = "Respondents")+
  # scale_fill_brewer(name = "Respondents",palette = "Dark2")+
  # scale_fill_jco(name = "Respondents")+
  scale_fill_viridis_d(name = "Respondents")+
  scale_y_continuous(breaks = seq(0,18,3))+
  theme_bw()+
  theme(legend.position = c(0.9,0.85),  
        legend.background = element_rect(colour = "black"),
        panel.grid.minor.y = element_blank())+
  labs(x = NULL, y = "Number of Respondents", 
       subtitle = index[47,2])

## how to convert count to percentage
aa = db%>%group_by(q2,q47)%>%count()

data.frame(aa, perc= aa$n%>%
             prop.table()*100)%>%
  ggplot()+
  geom_col(aes(x = q47, y = perc, fill = q2), col = 1)+
  scale_x_discrete(limits = code2)+
  scale_fill_viridis_d(name = "Respondents")+
  scale_y_continuous(breaks = seq(0,40,6))+
  theme_bw()+
  # cowplot::theme_cowplot()+
  theme(legend.position = c(0.9,0.85),  
        legend.background = element_rect(colour = "black"),
        panel.grid.minor.y = element_blank())+
  labs(x = NULL, y = "Percent of Respondents", 
       subtitle = index[47,2])
  
  
## ---- chunk 48

#plot for question 22
ggplot(data = db, 
       aes(x = q48, fill = q2))+
    geom_bar(col = 1, position = "stack", width = .9)+
  scale_x_discrete(limits = code2)+
  # scale_fill_discrete(name = "Respondents")+
  # scale_fill_brewer(name = "Respondents",palette = "Dark2")+
  # scale_fill_jco(name = "Respondents")+
  scale_fill_viridis_d(name = "Respondents")+
  scale_y_continuous(breaks = seq(0,15,3))+
  theme_bw()+
  theme(legend.position = c(0.9,0.85),  
        legend.background = element_rect(colour = "black"),
        panel.grid.minor.y = element_blank())+
  labs(x = NULL, y = "Number of Respondents", 
       subtitle = index[48,2])

## how to convert count to percentage
aa = db%>%group_by(q2,q48)%>%count()

data.frame(aa, perc= aa$n%>%
             prop.table()*100)%>%
  ggplot()+
  geom_col(aes(x = q48, y = perc, fill = q2), col = 1)+
  scale_x_discrete(limits = code2)+
  scale_fill_viridis_d(name = "Respondents")+
  scale_y_continuous(breaks = seq(0,28,6))+
  theme_bw()+
  # cowplot::theme_cowplot()+
  theme(legend.position = c(0.9,0.85),  
        legend.background = element_rect(colour = "black"),
        panel.grid.minor.y = element_blank())+
  labs(x = NULL, y = "Percent of Respondents", 
       subtitle = index[48,2])
  
  
## ---- chunk 49

#plot for question 22
ggplot(data = db, 
       aes(x = q49, fill = q2))+
    geom_bar(col = 1, position = "stack", width = .9)+
  scale_x_discrete(limits = code2)+
  # scale_fill_discrete(name = "Respondents")+
  # scale_fill_brewer(name = "Respondents",palette = "Dark2")+
  # scale_fill_jco(name = "Respondents")+
  scale_fill_viridis_d(name = "Respondents")+
  scale_y_continuous(breaks = seq(0,30,6))+
  theme_bw()+
  theme(legend.position = c(0.1,0.85),  
        legend.background = element_rect(colour = "black"),
        panel.grid.minor.y = element_blank())+
  labs(x = NULL, y = "Number of Respondents", 
       subtitle = index[49,2])

## how to convert count to percentage
aa = db%>%group_by(q2,q49)%>%count()

data.frame(aa, perc= aa$n%>%
             prop.table()*100)%>%
  ggplot()+
  geom_col(aes(x = q49, y = perc, fill = q2), col = 1)+
  scale_x_discrete(limits = code2)+
  scale_fill_viridis_d(name = "Respondents")+
  scale_y_continuous(breaks = seq(0,48,7))+
  theme_bw()+
  # cowplot::theme_cowplot()+
  theme(legend.position = c(0.1,0.85),  
        legend.background = element_rect(colour = "black"),
        panel.grid.minor.y = element_blank())+
  labs(x = NULL, y = "Percent of Respondents", 
       subtitle = index[49,2])
  
  
## ---- chunk 50

#plot for question 22
ggplot(data = db, 
       aes(x = q50, fill = q2))+
    geom_bar(col = 1, position = "stack", width = .9)+
  scale_x_discrete(limits = code2)+
  # scale_fill_discrete(name = "Respondents")+
  # scale_fill_brewer(name = "Respondents",palette = "Dark2")+
  # scale_fill_jco(name = "Respondents")+
  scale_fill_viridis_d(name = "Respondents")+
  scale_y_continuous(breaks = seq(0,30,3))+
  theme_bw()+
  theme(legend.position = c(0.9,0.85),  
        legend.background = element_rect(colour = "black"),
        panel.grid.minor.y = element_blank())+
  labs(x = NULL, y = "Number of Respondents", 
       subtitle = index[50,2])

## how to convert count to percentage
aa = db%>%group_by(q2,q50)%>%count()

data.frame(aa, perc= aa$n%>%
             prop.table()*100)%>%
  ggplot()+
  geom_col(aes(x = q50, y = perc, fill = q2), col = 1)+
  scale_x_discrete(limits = code2)+
  scale_fill_viridis_d(name = "Respondents")+
  scale_y_continuous(breaks = seq(0,50,6))+
  theme_bw()+
  # cowplot::theme_cowplot()+
  theme(legend.position = c(0.9,0.85),  
        legend.background = element_rect(colour = "black"),
        panel.grid.minor.y = element_blank())+
  labs(x = NULL, y = "Percent of Respondents", 
       subtitle = index[50,2])
  
  
## ---- chunk 51

#plot for question 22
ggplot(data = db, 
       aes(x = q51, fill = q2))+
    geom_bar(col = 1, position = "stack", width = .9)+
  scale_x_discrete(limits = code2)+
  # scale_fill_discrete(name = "Respondents")+
  # scale_fill_brewer(name = "Respondents",palette = "Dark2")+
  # scale_fill_jco(name = "Respondents")+
  scale_fill_viridis_d(name = "Respondents")+
  scale_y_continuous(breaks = seq(0,30,3))+
  theme_bw()+
  theme(legend.position = c(0.9,0.85),  
        legend.background = element_rect(colour = "black"),
        panel.grid.minor.y = element_blank())+
  labs(x = NULL, y = "Number of Respondents", 
       subtitle = index[51,2])

## how to convert count to percentage
aa = db%>%group_by(q2,q51)%>%count()

data.frame(aa, perc= aa$n%>%
             prop.table()*100)%>%
  ggplot()+
  geom_col(aes(x = q51, y = perc, fill = q2), col = 1)+
  scale_x_discrete(limits = code2)+
  scale_fill_viridis_d(name = "Respondents")+
  scale_y_continuous(breaks = seq(0,40,6))+
  theme_bw()+
  # cowplot::theme_cowplot()+
  theme(legend.position = c(0.9,0.85),  
        legend.background = element_rect(colour = "black"),
        panel.grid.minor.y = element_blank())+
  labs(x = NULL, y = "Percent of Respondents", 
       subtitle = index[51,2])
  
  
## ---- chunk 52

#plot for question 22
ggplot(data = db, 
       aes(x = q52, fill = q2))+
    geom_bar(col = 1, position = "stack", width = .9)+
  scale_x_discrete(limits = code2)+
  # scale_fill_discrete(name = "Respondents")+
  # scale_fill_brewer(name = "Respondents",palette = "Dark2")+
  # scale_fill_jco(name = "Respondents")+
  scale_fill_viridis_d(name = "Respondents")+
  scale_y_continuous(breaks = seq(0,30,3))+
  theme_bw()+
  theme(legend.position = c(0.9,0.85),  
        legend.background = element_rect(colour = "black"),
        panel.grid.minor.y = element_blank())+
  labs(x = NULL, y = "Number of Respondents", 
       subtitle = index[52,2])

## how to convert count to percentage
aa = db%>%group_by(q2,q52)%>%count()

data.frame(aa, perc= aa$n%>%
             prop.table()*100)%>%
  ggplot()+
  geom_col(aes(x = q52, y = perc, fill = q2), col = 1)+
  scale_x_discrete(limits = code2)+
  scale_fill_viridis_d(name = "Respondents")+
  scale_y_continuous(breaks = seq(0,50,6))+
  theme_bw()+
  # cowplot::theme_cowplot()+
  theme(legend.position = c(0.9,0.85),  
        legend.background = element_rect(colour = "black"),
        panel.grid.minor.y = element_blank())+
  labs(x = NULL, y = "Percent of Respondents", 
       subtitle = index[52,2])
  
  
## ---- chunk 53

#plot for question 22
ggplot(data = db, 
       aes(x = q53, fill = q2))+
    geom_bar(col = 1, position = "stack", width = .9)+
  scale_x_discrete(limits = code2)+
  # scale_fill_discrete(name = "Respondents")+
  # scale_fill_brewer(name = "Respondents",palette = "Dark2")+
  # scale_fill_jco(name = "Respondents")+
  scale_fill_viridis_d(name = "Respondents")+
  scale_y_continuous(breaks = seq(0,25,3))+
  theme_bw()+
  theme(legend.position = c(0.1,0.85),  
        legend.background = element_rect(colour = "black"),
        panel.grid.minor.y = element_blank())+
  labs(x = NULL, y = "Number of Respondents", 
       subtitle = index[53,2])

## how to convert count to percentage
aa = db%>%group_by(q2,q53)%>%count()

data.frame(aa, perc= aa$n%>%
             prop.table()*100)%>%
  ggplot()+
  geom_col(aes(x = q53, y = perc, fill = q2), col = 1)+
  scale_x_discrete(limits = code2)+
  scale_fill_viridis_d(name = "Respondents")+
  scale_y_continuous(breaks = seq(0,50,9))+
  theme_bw()+
  # cowplot::theme_cowplot()+
  theme(legend.position = c(0.1,0.85),  
        legend.background = element_rect(colour = "black"),
        panel.grid.minor.y = element_blank())+
  labs(x = NULL, y = "Percent of Respondents", 
       subtitle = index[53,2])
  
  
## ---- chunk 54

#plot for question 22
ggplot(data = db, 
       aes(x = q54, fill = q2))+
    geom_bar(col = 1, position = "stack", width = .9)+
  scale_x_discrete(limits = code2)+
  # scale_fill_discrete(name = "Respondents")+
  # scale_fill_brewer(name = "Respondents",palette = "Dark2")+
  # scale_fill_jco(name = "Respondents")+
  scale_fill_viridis_d(name = "Respondents")+
  scale_y_continuous(breaks = seq(0,30,6))+
  theme_bw()+
  theme(legend.position = c(0.1,0.85),  
        legend.background = element_rect(colour = "black"),
        panel.grid.minor.y = element_blank())+
  labs(x = NULL, y = "Number of Respondents", 
       subtitle = index[54,2])

## how to convert count to percentage
aa = db%>%group_by(q2,q54)%>%count()

data.frame(aa, perc= aa$n%>%
             prop.table()*100)%>%
  ggplot()+
  geom_col(aes(x = q54, y = perc, fill = q2), col = 1)+
  scale_x_discrete(limits = code2)+
  scale_fill_viridis_d(name = "Respondents")+
  scale_y_continuous(breaks = seq(0,50,9))+
  theme_bw()+
  # cowplot::theme_cowplot()+
  theme(legend.position = c(0.1,0.85),  
        legend.background = element_rect(colour = "black"),
        panel.grid.minor.y = element_blank())+
  labs(x = NULL, y = "Percent of Respondents", 
       subtitle = index[54,2])
  
  
## ---- chunk 55

#plot for question 22
ggplot(data = db, 
       aes(x = q55, fill = q2))+
    geom_bar(col = 1, position = "stack", width = .9)+
  scale_x_discrete(limits = code2)+
  # scale_fill_discrete(name = "Respondents")+
  # scale_fill_brewer(name = "Respondents",palette = "Dark2")+
  # scale_fill_jco(name = "Respondents")+
  scale_fill_viridis_d(name = "Respondents")+
  scale_y_continuous(breaks = seq(0,30,3))+
  theme_bw()+
  theme(legend.position = c(0.1,0.85),  
        legend.background = element_rect(colour = "black"),
        panel.grid.minor.y = element_blank())+
  labs(x = NULL, y = "Number of Respondents", 
       subtitle = index[55,2])

## how to convert count to percentage
aa = db%>%group_by(q2,q55)%>%count()

data.frame(aa, perc= aa$n%>%
             prop.table()*100)%>%
  ggplot()+
  geom_col(aes(x = q55, y = perc, fill = q2), col = 1)+
  scale_x_discrete(limits = code2)+
  scale_fill_viridis_d(name = "Respondents")+
  scale_y_continuous(breaks = seq(0,50,6))+
  theme_bw()+
  # cowplot::theme_cowplot()+
  theme(legend.position = c(0.1,0.85),  
        legend.background = element_rect(colour = "black"),
        panel.grid.minor.y = element_blank())+
  labs(x = NULL, y = "Percent of Respondents", 
       subtitle = index[55,2])
  
  
## ---- chunk 56

#plot for question 22
ggplot(data = db, 
       aes(x = q56, fill = q2))+
    geom_bar(col = 1, position = "stack", width = .9)+
  scale_x_discrete(limits = code2)+
  # scale_fill_discrete(name = "Respondents")+
  # scale_fill_brewer(name = "Respondents",palette = "Dark2")+
  # scale_fill_jco(name = "Respondents")+
  scale_fill_viridis_d(name = "Respondents")+
  scale_y_continuous(breaks = seq(0,30,5))+
  theme_bw()+
  theme(legend.position = c(0.1,0.85),  
        legend.background = element_rect(colour = "black"),
        panel.grid.minor.y = element_blank())+
  labs(x = NULL, y = "Number of Respondents", 
       subtitle = index[56,2])

## how to convert count to percentage
aa = db%>%group_by(q2,q56)%>%count()

data.frame(aa, perc= aa$n%>%
             prop.table()*100)%>%
  ggplot()+
  geom_col(aes(x = q56, y = perc, fill = q2), col = 1)+
  scale_x_discrete(limits = code2)+
  scale_fill_viridis_d(name = "Respondents")+
  scale_y_continuous(breaks = seq(0,45,8))+
  theme_bw()+
  # cowplot::theme_cowplot()+
  theme(legend.position = c(0.1,0.85),  
        legend.background = element_rect(colour = "black"),
        panel.grid.minor.y = element_blank())+
  labs(x = NULL, y = "Percent of Respondents", 
       subtitle = index[56,2])
  
  
## ---- chunk 57
db%>%group_by(q3,q7)%>%count()%>%arrange(desc(q7))
## ---- chunk 58
db%>%group_by(q2,q4)%>%count()
